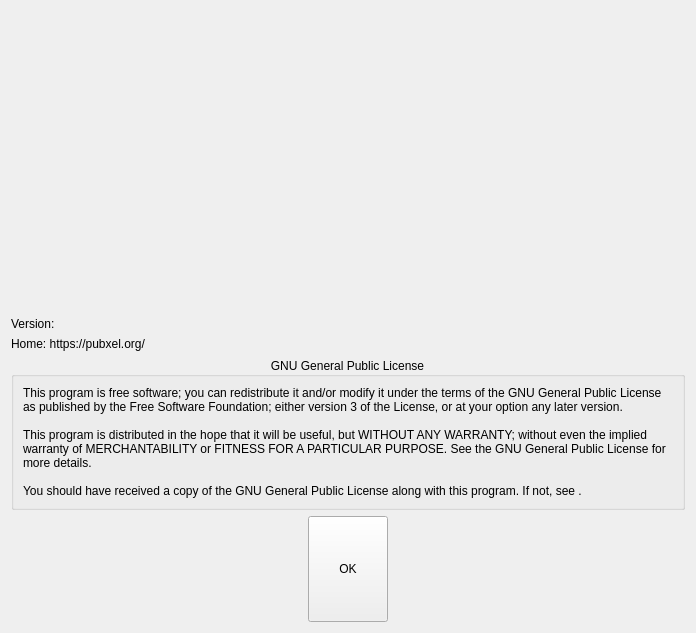
<?xml version="1.0" encoding="UTF-8"?>
<ui version="4.0">
 <class>Form</class>
 <widget class="QWidget" name="Form">
  <property name="geometry">
   <rect>
    <x>0</x>
    <y>0</y>
    <width>696</width>
    <height>633</height>
   </rect>
  </property>
  <property name="sizePolicy">
   <sizepolicy hsizetype="Minimum" vsizetype="Minimum">
    <horstretch>0</horstretch>
    <verstretch>0</verstretch>
   </sizepolicy>
  </property>
  <property name="windowTitle">
   <string>Form</string>
  </property>
  <layout class="QVBoxLayout" name="verticalLayout_3">
   <item>
    <layout class="QVBoxLayout" name="verticalLayout">
     <item>
      <widget class="QFrame" name="frame_logo">
       <property name="minimumSize">
        <size>
         <width>0</width>
         <height>300</height>
        </size>
       </property>
       <property name="frameShape">
        <enum>QFrame::NoFrame</enum>
       </property>
       <property name="frameShadow">
        <enum>QFrame::Plain</enum>
       </property>
       <property name="lineWidth">
        <number>0</number>
       </property>
       <layout class="QGridLayout" name="gridLayout_image">
        <property name="leftMargin">
         <number>0</number>
        </property>
        <property name="topMargin">
         <number>0</number>
        </property>
        <property name="rightMargin">
         <number>0</number>
        </property>
        <property name="bottomMargin">
         <number>0</number>
        </property>
        <property name="spacing">
         <number>0</number>
        </property>
       </layout>
      </widget>
     </item>
     <item>
      <widget class="QLabel" name="label_version">
       <property name="text">
        <string>Version: </string>
       </property>
      </widget>
     </item>
     <item>
      <widget class="QLabel" name="label_home">
       <property name="text">
        <string>Home: https://pubxel.org/</string>
       </property>
       <property name="textInteractionFlags">
        <set>Qt::LinksAccessibleByMouse</set>
       </property>
      </widget>
     </item>
     <item>
      <widget class="QGroupBox" name="groupBox">
       <property name="minimumSize">
        <size>
         <width>500</width>
         <height>0</height>
        </size>
       </property>
       <property name="maximumSize">
        <size>
         <width>16777215</width>
         <height>16777215</height>
        </size>
       </property>
       <property name="title">
        <string>GNU General Public License</string>
       </property>
       <property name="alignment">
        <set>Qt::AlignCenter</set>
       </property>
       <layout class="QVBoxLayout" name="verticalLayout_2">
        <item>
         <widget class="QLabel" name="label">
          <property name="minimumSize">
           <size>
            <width>0</width>
            <height>0</height>
           </size>
          </property>
          <property name="maximumSize">
           <size>
            <width>16777215</width>
            <height>16777215</height>
           </size>
          </property>
          <property name="text">
           <string>This program is free software; you can redistribute it and/or modify it under the terms of the GNU General Public License as published by the Free Software Foundation; either version 3 of the License, or at your option any later version.

This program is distributed in the hope that it will be useful, but WITHOUT ANY WARRANTY; without even the implied warranty of MERCHANTABILITY or FITNESS FOR A PARTICULAR PURPOSE. See the GNU General Public License for more details. 

You should have received a copy of the GNU General Public License along with this program. If not, see &lt;https://www.gnu.org/licenses/&gt;.</string>
          </property>
          <property name="wordWrap">
           <bool>true</bool>
          </property>
         </widget>
        </item>
       </layout>
      </widget>
     </item>
    </layout>
   </item>
   <item>
    <layout class="QHBoxLayout" name="horizontalLayout">
     <item>
      <spacer name="horizontalSpacer">
       <property name="orientation">
        <enum>Qt::Horizontal</enum>
       </property>
       <property name="sizeHint" stdset="0">
        <size>
         <width>40</width>
         <height>20</height>
        </size>
       </property>
      </spacer>
     </item>
     <item>
      <widget class="QPushButton" name="button_ok">
       <property name="sizePolicy">
        <sizepolicy hsizetype="Minimum" vsizetype="Minimum">
         <horstretch>0</horstretch>
         <verstretch>0</verstretch>
        </sizepolicy>
       </property>
       <property name="text">
        <string>    OK    </string>
       </property>
      </widget>
     </item>
     <item>
      <spacer name="horizontalSpacer_2">
       <property name="orientation">
        <enum>Qt::Horizontal</enum>
       </property>
       <property name="sizeHint" stdset="0">
        <size>
         <width>40</width>
         <height>20</height>
        </size>
       </property>
      </spacer>
     </item>
    </layout>
   </item>
  </layout>
 </widget>
 <resources/>
 <connections/>
</ui>
